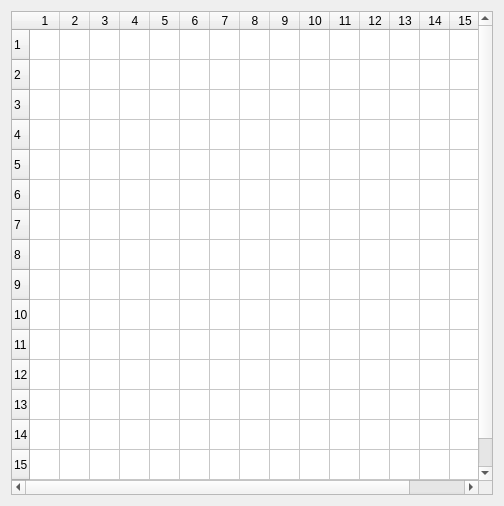
<?xml version="1.0" encoding="UTF-8"?>
<ui version="4.0">
 <class>Widget</class>
 <widget class="QWidget" name="Widget">
  <property name="geometry">
   <rect>
    <x>0</x>
    <y>0</y>
    <width>504</width>
    <height>506</height>
   </rect>
  </property>
  <property name="minimumSize">
   <size>
    <width>504</width>
    <height>504</height>
   </size>
  </property>
  <property name="maximumSize">
   <size>
    <width>504</width>
    <height>506</height>
   </size>
  </property>
  <property name="windowTitle">
   <string>Widget</string>
  </property>
  <property name="windowIcon">
   <iconset>
    <normaloff>rc/LED.png</normaloff>rc/LED.png</iconset>
  </property>
  <layout class="QGridLayout" name="gridLayout">
   <item row="0" column="0">
    <widget class="QTableWidget" name="tableWidget">
     <property name="minimumSize">
      <size>
       <width>0</width>
       <height>0</height>
      </size>
     </property>
     <property name="styleSheet">
      <string notr="true"/>
     </property>
     <property name="showGrid">
      <bool>true</bool>
     </property>
     <property name="rowCount">
      <number>16</number>
     </property>
     <property name="columnCount">
      <number>16</number>
     </property>
     <attribute name="horizontalHeaderDefaultSectionSize">
      <number>30</number>
     </attribute>
     <attribute name="verticalHeaderDefaultSectionSize">
      <number>30</number>
     </attribute>
     <row/>
     <row/>
     <row/>
     <row/>
     <row/>
     <row/>
     <row/>
     <row/>
     <row/>
     <row/>
     <row/>
     <row/>
     <row/>
     <row/>
     <row/>
     <row/>
     <column/>
     <column/>
     <column/>
     <column/>
     <column/>
     <column/>
     <column/>
     <column/>
     <column/>
     <column/>
     <column/>
     <column/>
     <column/>
     <column/>
     <column/>
     <column/>
    </widget>
   </item>
  </layout>
 </widget>
 <layoutdefault spacing="6" margin="11"/>
 <resources/>
 <connections/>
</ui>
